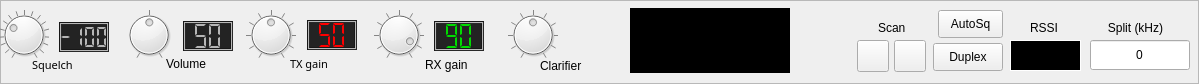
       <widget class="QFrame" name="controlsFrame">
        <property name="sizePolicy">
         <sizepolicy hsizetype="Expanding" vsizetype="Preferred">
          <horstretch>0</horstretch>
          <verstretch>0</verstretch>
         </sizepolicy>
        </property>
        <property name="minimumSize">
         <size>
          <width>600</width>
          <height>80</height>
         </size>
        </property>
        <property name="autoFillBackground">
         <bool>true</bool>
        </property>
        <property name="styleSheet">
         <string notr="true">font: 8pt &quot;Sans Serif&quot;;

</string>
        </property>
        <property name="frameShape">
         <enum>QFrame::StyledPanel</enum>
        </property>
        <property name="frameShadow">
         <enum>QFrame::Raised</enum>
        </property>
        <widget class="QLabel" name="label">
         <property name="geometry">
          <rect>
           <x>290</x>
           <y>54</y>
           <width>51</width>
           <height>20</height>
          </rect>
         </property>
         <property name="sizePolicy">
          <sizepolicy hsizetype="Fixed" vsizetype="Preferred">
           <horstretch>0</horstretch>
           <verstretch>0</verstretch>
          </sizepolicy>
         </property>
         <property name="font">
          <font>
           <family>Sans Serif</family>
           <pointsize>8</pointsize>
           <weight>50</weight>
           <italic>false</italic>
           <bold>false</bold>
          </font>
         </property>
         <property name="styleSheet">
          <string notr="true"/>
         </property>
         <property name="text">
          <string>TX gain</string>
         </property>
        </widget>
        <widget class="QLabel" name="label_14">
         <property name="geometry">
          <rect>
           <x>166</x>
           <y>56</y>
           <width>51</width>
           <height>16</height>
          </rect>
         </property>
         <property name="sizePolicy">
          <sizepolicy hsizetype="Fixed" vsizetype="Preferred">
           <horstretch>0</horstretch>
           <verstretch>0</verstretch>
          </sizepolicy>
         </property>
         <property name="styleSheet">
          <string notr="true"/>
         </property>
         <property name="text">
          <string>Volume</string>
         </property>
        </widget>
        <widget class="QLabel" name="label_11">
         <property name="geometry">
          <rect>
           <x>32</x>
           <y>55</y>
           <width>51</width>
           <height>20</height>
          </rect>
         </property>
         <property name="sizePolicy">
          <sizepolicy hsizetype="Fixed" vsizetype="Fixed">
           <horstretch>0</horstretch>
           <verstretch>0</verstretch>
          </sizepolicy>
         </property>
         <property name="minimumSize">
          <size>
           <width>20</width>
           <height>5</height>
          </size>
         </property>
         <property name="font">
          <font>
           <family>Sans Serif</family>
           <pointsize>8</pointsize>
           <weight>50</weight>
           <italic>false</italic>
           <bold>false</bold>
          </font>
         </property>
         <property name="styleSheet">
          <string notr="true"/>
         </property>
         <property name="text">
          <string>Squelch</string>
         </property>
        </widget>
        <widget class="QLCDNumber" name="rxSquelchDisplay">
         <property name="geometry">
          <rect>
           <x>59</x>
           <y>22</y>
           <width>50</width>
           <height>30</height>
          </rect>
         </property>
         <property name="sizePolicy">
          <sizepolicy hsizetype="Fixed" vsizetype="Fixed">
           <horstretch>0</horstretch>
           <verstretch>0</verstretch>
          </sizepolicy>
         </property>
         <property name="minimumSize">
          <size>
           <width>50</width>
           <height>30</height>
          </size>
         </property>
         <property name="maximumSize">
          <size>
           <width>50</width>
           <height>30</height>
          </size>
         </property>
         <property name="styleSheet">
          <string notr="true">background-color: rgb(35, 35, 35);
color: rgb(182, 182, 182);</string>
         </property>
         <property name="frameShadow">
          <enum>QFrame::Sunken</enum>
         </property>
         <property name="lineWidth">
          <number>1</number>
         </property>
         <property name="midLineWidth">
          <number>1</number>
         </property>
         <property name="digitCount">
          <number>4</number>
         </property>
         <property name="segmentStyle">
          <enum>QLCDNumber::Flat</enum>
         </property>
         <property name="value" stdset="0">
          <double>-100.000000000000000</double>
         </property>
        </widget>
        <widget class="QLCDNumber" name="rxSensitivityDisplay">
         <property name="geometry">
          <rect>
           <x>434</x>
           <y>21</y>
           <width>50</width>
           <height>30</height>
          </rect>
         </property>
         <property name="sizePolicy">
          <sizepolicy hsizetype="Fixed" vsizetype="Fixed">
           <horstretch>0</horstretch>
           <verstretch>0</verstretch>
          </sizepolicy>
         </property>
         <property name="minimumSize">
          <size>
           <width>50</width>
           <height>30</height>
          </size>
         </property>
         <property name="maximumSize">
          <size>
           <width>50</width>
           <height>30</height>
          </size>
         </property>
         <property name="styleSheet">
          <string notr="true">color: rgb(0, 220, 0);
background-color: rgb(35, 35, 35);</string>
         </property>
         <property name="frameShadow">
          <enum>QFrame::Sunken</enum>
         </property>
         <property name="lineWidth">
          <number>1</number>
         </property>
         <property name="midLineWidth">
          <number>1</number>
         </property>
         <property name="digitCount">
          <number>2</number>
         </property>
         <property name="segmentStyle">
          <enum>QLCDNumber::Flat</enum>
         </property>
         <property name="value" stdset="0">
          <double>90.000000000000000</double>
         </property>
        </widget>
        <widget class="QLCDNumber" name="txPowerDisplay">
         <property name="geometry">
          <rect>
           <x>307</x>
           <y>20</y>
           <width>50</width>
           <height>30</height>
          </rect>
         </property>
         <property name="sizePolicy">
          <sizepolicy hsizetype="Fixed" vsizetype="Fixed">
           <horstretch>0</horstretch>
           <verstretch>0</verstretch>
          </sizepolicy>
         </property>
         <property name="minimumSize">
          <size>
           <width>50</width>
           <height>30</height>
          </size>
         </property>
         <property name="maximumSize">
          <size>
           <width>50</width>
           <height>30</height>
          </size>
         </property>
         <property name="styleSheet">
          <string notr="true">color: rgb(255, 0, 0);
background-color: rgb(35, 35, 35);</string>
         </property>
         <property name="frameShadow">
          <enum>QFrame::Sunken</enum>
         </property>
         <property name="lineWidth">
          <number>1</number>
         </property>
         <property name="midLineWidth">
          <number>1</number>
         </property>
         <property name="digitCount">
          <number>2</number>
         </property>
         <property name="segmentStyle">
          <enum>QLCDNumber::Flat</enum>
         </property>
         <property name="value" stdset="0">
          <double>50.000000000000000</double>
         </property>
        </widget>
        <widget class="QLCDNumber" name="rxVolumeDisplay">
         <property name="geometry">
          <rect>
           <x>183</x>
           <y>21</y>
           <width>50</width>
           <height>30</height>
          </rect>
         </property>
         <property name="sizePolicy">
          <sizepolicy hsizetype="Fixed" vsizetype="Fixed">
           <horstretch>0</horstretch>
           <verstretch>0</verstretch>
          </sizepolicy>
         </property>
         <property name="minimumSize">
          <size>
           <width>50</width>
           <height>30</height>
          </size>
         </property>
         <property name="maximumSize">
          <size>
           <width>50</width>
           <height>30</height>
          </size>
         </property>
         <property name="styleSheet">
          <string notr="true">background-color: rgb(35, 35, 35);
color: rgb(182, 182, 182);</string>
         </property>
         <property name="frameShadow">
          <enum>QFrame::Sunken</enum>
         </property>
         <property name="lineWidth">
          <number>1</number>
         </property>
         <property name="midLineWidth">
          <number>1</number>
         </property>
         <property name="digitCount">
          <number>2</number>
         </property>
         <property name="segmentStyle">
          <enum>QLCDNumber::Flat</enum>
         </property>
         <property name="value" stdset="0">
          <double>50.000000000000000</double>
         </property>
         <property name="intValue" stdset="0">
          <number>50</number>
         </property>
        </widget>
        <widget class="QLabel" name="label_9">
         <property name="geometry">
          <rect>
           <x>425</x>
           <y>57</y>
           <width>51</width>
           <height>16</height>
          </rect>
         </property>
         <property name="sizePolicy">
          <sizepolicy hsizetype="Fixed" vsizetype="Preferred">
           <horstretch>0</horstretch>
           <verstretch>0</verstretch>
          </sizepolicy>
         </property>
         <property name="text">
          <string>RX gain</string>
         </property>
        </widget>
        <widget class="QDial" name="rxSquelchDial">
         <property name="geometry">
          <rect>
           <x>-1</x>
           <y>10</y>
           <width>50</width>
           <height>50</height>
          </rect>
         </property>
         <property name="cursor">
          <cursorShape>OpenHandCursor</cursorShape>
         </property>
         <property name="mouseTracking">
          <bool>true</bool>
         </property>
         <property name="autoFillBackground">
          <bool>false</bool>
         </property>
         <property name="styleSheet">
          <string notr="true"/>
         </property>
         <property name="minimum">
          <number>-150</number>
         </property>
         <property name="maximum">
          <number>10</number>
         </property>
         <property name="pageStep">
          <number>1</number>
         </property>
         <property name="value">
          <number>-100</number>
         </property>
         <property name="invertedAppearance">
          <bool>false</bool>
         </property>
         <property name="notchTarget">
          <double>10.000000000000000</double>
         </property>
         <property name="notchesVisible">
          <bool>true</bool>
         </property>
        </widget>
        <widget class="QDial" name="rxVolumeDial">
         <property name="geometry">
          <rect>
           <x>124</x>
           <y>10</y>
           <width>50</width>
           <height>50</height>
          </rect>
         </property>
         <property name="cursor">
          <cursorShape>OpenHandCursor</cursorShape>
         </property>
         <property name="mouseTracking">
          <bool>true</bool>
         </property>
         <property name="autoFillBackground">
          <bool>false</bool>
         </property>
         <property name="maximum">
          <number>99</number>
         </property>
         <property name="pageStep">
          <number>1</number>
         </property>
         <property name="value">
          <number>50</number>
         </property>
         <property name="notchTarget">
          <double>50.000000000000000</double>
         </property>
         <property name="notchesVisible">
          <bool>true</bool>
         </property>
        </widget>
        <widget class="QDial" name="txGainDial">
         <property name="geometry">
          <rect>
           <x>246</x>
           <y>10</y>
           <width>50</width>
           <height>50</height>
          </rect>
         </property>
         <property name="cursor">
          <cursorShape>OpenHandCursor</cursorShape>
         </property>
         <property name="mouseTracking">
          <bool>true</bool>
         </property>
         <property name="autoFillBackground">
          <bool>false</bool>
         </property>
         <property name="maximum">
          <number>100</number>
         </property>
         <property name="pageStep">
          <number>1</number>
         </property>
         <property name="value">
          <number>50</number>
         </property>
         <property name="notchTarget">
          <double>10.000000000000000</double>
         </property>
         <property name="notchesVisible">
          <bool>true</bool>
         </property>
        </widget>
        <widget class="QDial" name="rxGainDial">
         <property name="geometry">
          <rect>
           <x>374</x>
           <y>10</y>
           <width>50</width>
           <height>50</height>
          </rect>
         </property>
         <property name="cursor">
          <cursorShape>OpenHandCursor</cursorShape>
         </property>
         <property name="mouseTracking">
          <bool>true</bool>
         </property>
         <property name="autoFillBackground">
          <bool>false</bool>
         </property>
         <property name="maximum">
          <number>100</number>
         </property>
         <property name="pageStep">
          <number>1</number>
         </property>
         <property name="value">
          <number>90</number>
         </property>
         <property name="invertedAppearance">
          <bool>false</bool>
         </property>
         <property name="invertedControls">
          <bool>false</bool>
         </property>
         <property name="notchTarget">
          <double>10.000000000000000</double>
         </property>
         <property name="notchesVisible">
          <bool>true</bool>
         </property>
        </widget>
        <widget class="QDial" name="tuneDial">
         <property name="geometry">
          <rect>
           <x>508</x>
           <y>10</y>
           <width>50</width>
           <height>50</height>
          </rect>
         </property>
         <property name="sizePolicy">
          <sizepolicy hsizetype="Preferred" vsizetype="Preferred">
           <horstretch>0</horstretch>
           <verstretch>0</verstretch>
          </sizepolicy>
         </property>
         <property name="minimumSize">
          <size>
           <width>50</width>
           <height>50</height>
          </size>
         </property>
         <property name="autoFillBackground">
          <bool>false</bool>
         </property>
         <property name="minimum">
          <number>-500</number>
         </property>
         <property name="maximum">
          <number>500</number>
         </property>
         <property name="pageStep">
          <number>1</number>
         </property>
         <property name="notchTarget">
          <double>100.000000000000000</double>
         </property>
         <property name="notchesVisible">
          <bool>true</bool>
         </property>
        </widget>
        <widget class="QLabel" name="label_20">
         <property name="geometry">
          <rect>
           <x>540</x>
           <y>58</y>
           <width>51</width>
           <height>16</height>
          </rect>
         </property>
         <property name="text">
          <string>Clarifier</string>
         </property>
        </widget>
        <widget class="QLabel" name="label_12">
         <property name="geometry">
          <rect>
           <x>1100</x>
           <y>20</y>
           <width>71</width>
           <height>16</height>
          </rect>
         </property>
         <property name="sizePolicy">
          <sizepolicy hsizetype="Preferred" vsizetype="Fixed">
           <horstretch>0</horstretch>
           <verstretch>0</verstretch>
          </sizepolicy>
         </property>
         <property name="minimumSize">
          <size>
           <width>0</width>
           <height>10</height>
          </size>
         </property>
         <property name="toolTip">
          <string>Configure repeater shift</string>
         </property>
         <property name="styleSheet">
          <string notr="true"/>
         </property>
         <property name="frameShape">
          <enum>QFrame::NoFrame</enum>
         </property>
         <property name="frameShadow">
          <enum>QFrame::Plain</enum>
         </property>
         <property name="text">
          <string>Split (kHz)</string>
         </property>
         <property name="alignment">
          <set>Qt::AlignCenter</set>
         </property>
         <property name="margin">
          <number>2</number>
         </property>
        </widget>
        <widget class="QLineEdit" name="shiftEdit">
         <property name="geometry">
          <rect>
           <x>1090</x>
           <y>40</y>
           <width>100</width>
           <height>30</height>
          </rect>
         </property>
         <property name="sizePolicy">
          <sizepolicy hsizetype="Fixed" vsizetype="Fixed">
           <horstretch>0</horstretch>
           <verstretch>0</verstretch>
          </sizepolicy>
         </property>
         <property name="maximumSize">
          <size>
           <width>150</width>
           <height>30</height>
          </size>
         </property>
         <property name="toolTip">
          <string>Transmission split in kHz (press Enter)</string>
         </property>
         <property name="styleSheet">
          <string notr="true">font: 11pt &quot;Sans Serif&quot;;s</string>
         </property>
         <property name="inputMethodHints">
          <set>Qt::ImhDigitsOnly</set>
         </property>
         <property name="text">
          <string>0</string>
         </property>
         <property name="maxLength">
          <number>10</number>
         </property>
         <property name="alignment">
          <set>Qt::AlignCenter</set>
         </property>
        </widget>
        <widget class="QPushButton" name="scanUpButton">
         <property name="geometry">
          <rect>
           <x>894</x>
           <y>40</y>
           <width>32</width>
           <height>32</height>
          </rect>
         </property>
         <property name="sizePolicy">
          <sizepolicy hsizetype="Fixed" vsizetype="Fixed">
           <horstretch>0</horstretch>
           <verstretch>0</verstretch>
          </sizepolicy>
         </property>
         <property name="maximumSize">
          <size>
           <width>32</width>
           <height>32</height>
          </size>
         </property>
         <property name="toolTip">
          <string>Scan up</string>
         </property>
         <property name="layoutDirection">
          <enum>Qt::LeftToRight</enum>
         </property>
         <property name="autoFillBackground">
          <bool>false</bool>
         </property>
         <property name="styleSheet">
          <string notr="true">font: 8pt &quot;Sans Serif&quot;;

</string>
         </property>
         <property name="text">
          <string/>
         </property>
         <property name="icon">
          <iconset resource="resources.qrc">
           <normaloff>:/res/arrow-right-double.png</normaloff>
           <normalon>:/res/go-last-view.png</normalon>
           <activeon>:/res/go-last-view.png</activeon>
           <selectedon>:/res/go-last-view.png</selectedon>:/res/arrow-right-double.png</iconset>
         </property>
         <property name="iconSize">
          <size>
           <width>16</width>
           <height>16</height>
          </size>
         </property>
         <property name="checkable">
          <bool>true</bool>
         </property>
        </widget>
        <widget class="QLabel" name="labelRSSI">
         <property name="geometry">
          <rect>
           <x>1010</x>
           <y>40</y>
           <width>71</width>
           <height>31</height>
          </rect>
         </property>
         <property name="styleSheet">
          <string notr="true">background-color: rgb(0, 0, 0);
color: rgb(85, 255, 0);
border: 1px solid white;
font: 9pt &quot;Sans Serif&quot;;</string>
         </property>
         <property name="frameShape">
          <enum>QFrame::Panel</enum>
         </property>
         <property name="frameShadow">
          <enum>QFrame::Plain</enum>
         </property>
         <property name="text">
          <string/>
         </property>
         <property name="alignment">
          <set>Qt::AlignCenter</set>
         </property>
         <property name="textInteractionFlags">
          <set>Qt::TextSelectableByMouse</set>
         </property>
        </widget>
        <widget class="QLabel" name="label_23">
         <property name="geometry">
          <rect>
           <x>1030</x>
           <y>20</y>
           <width>31</width>
           <height>16</height>
          </rect>
         </property>
         <property name="text">
          <string>RSSI</string>
         </property>
        </widget>
        <widget class="QPushButton" name="autoSquelchButton">
         <property name="geometry">
          <rect>
           <x>938</x>
           <y>10</y>
           <width>65</width>
           <height>28</height>
          </rect>
         </property>
         <property name="toolTip">
          <string>Automatic squelch</string>
         </property>
         <property name="styleSheet">
          <string notr="true">font: 8pt &quot;Sans Serif&quot;;</string>
         </property>
         <property name="text">
          <string>AutoSq</string>
         </property>
        </widget>
        <widget class="QLabel" name="labelSMeter">
         <property name="geometry">
          <rect>
           <x>630</x>
           <y>8</y>
           <width>160</width>
           <height>65</height>
          </rect>
         </property>
         <property name="styleSheet">
          <string notr="true">background-color: rgb(0, 0, 0);</string>
         </property>
         <property name="frameShape">
          <enum>QFrame::StyledPanel</enum>
         </property>
         <property name="frameShadow">
          <enum>QFrame::Sunken</enum>
         </property>
         <property name="lineWidth">
          <number>3</number>
         </property>
         <property name="text">
          <string/>
         </property>
         <property name="alignment">
          <set>Qt::AlignCenter</set>
         </property>
        </widget>
        <widget class="QLabel" name="label_25">
         <property name="geometry">
          <rect>
           <x>878</x>
           <y>20</y>
           <width>31</width>
           <height>16</height>
          </rect>
         </property>
         <property name="text">
          <string>Scan</string>
         </property>
        </widget>
        <widget class="QPushButton" name="scanDownButton">
         <property name="geometry">
          <rect>
           <x>857</x>
           <y>40</y>
           <width>32</width>
           <height>32</height>
          </rect>
         </property>
         <property name="sizePolicy">
          <sizepolicy hsizetype="Fixed" vsizetype="Fixed">
           <horstretch>0</horstretch>
           <verstretch>0</verstretch>
          </sizepolicy>
         </property>
         <property name="toolTip">
          <string>Scan down</string>
         </property>
         <property name="text">
          <string/>
         </property>
         <property name="icon">
          <iconset resource="resources.qrc">
           <normaloff>:/res/arrow-left-double.png</normaloff>
           <normalon>:/res/go-first-view.png</normalon>:/res/arrow-left-double.png</iconset>
         </property>
         <property name="checkable">
          <bool>true</bool>
         </property>
        </widget>
        <widget class="QPushButton" name="duplexOpButton">
         <property name="geometry">
          <rect>
           <x>933</x>
           <y>43</y>
           <width>70</width>
           <height>28</height>
          </rect>
         </property>
         <property name="toolTip">
          <string>Enable or disable duplex mode</string>
         </property>
         <property name="autoFillBackground">
          <bool>false</bool>
         </property>
         <property name="styleSheet">
          <string notr="true"/>
         </property>
         <property name="text">
          <string>Duplex</string>
         </property>
         <property name="icon">
          <iconset resource="resources.qrc">
           <normaloff>:/res/Button-Blank-Gray-icon.png</normaloff>
           <normalon>:/res/speaker.png</normalon>:/res/Button-Blank-Gray-icon.png</iconset>
         </property>
         <property name="iconSize">
          <size>
           <width>12</width>
           <height>12</height>
          </size>
         </property>
         <property name="checkable">
          <bool>true</bool>
         </property>
        </widget>
       </widget>
